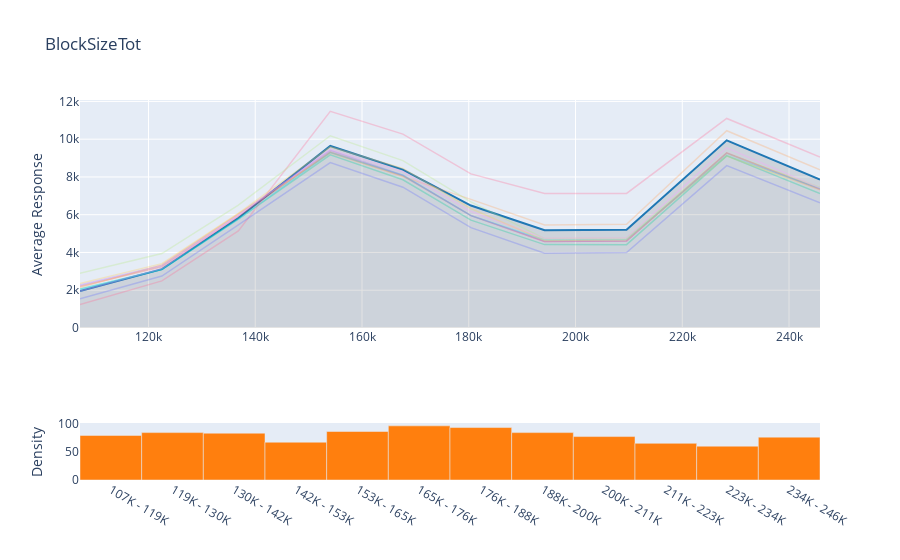

Write notebook code for a chart like this one.
### Code cell
iplot(pdp_global.visualize(1))

### Figure 1 — Plotly figure (JSON) as saved in the notebook; plotly's stock layout.template omitted (floating-point values rounded to 4 significant figures)
{"data": [{"fill": "tonexty", "fillcolor": "rgba(68, 68, 68, 0.15)", "line": {"color": "#1f77b4"}, "mode": "lines", "name": "Main", "type": "scatter", "x": [107200.0, 122500.0, 136800.0, 154100.0, 167700.0, 180400.0, 194200.0, 209600.0, 228300.0, 245800.0], "xaxis": "x", "y": [1955.0, 3117.0, 5826.0, 9641.0, 8391.0, 6484.0, 5183.0, 5203.0, 9938.0, 7863.0], "yaxis": "y"}, {"connectgaps": true, "line": {"width": 1.5}, "mode": "lines", "name": "Background: 1", "opacity": 0.3, "type": "scatter", "x": [107200.0, 122500.0, 136800.0, 154100.0, 167700.0, 180400.0, 194200.0, 209600.0, 228300.0, 245800.0], "xaxis": "x", "y": [2208.0, 3247.0, 5918.0, 9318.0, 8061.0, 5953.0, 4579.0, 4612.0, 9277.0, 7359.0], "yaxis": "y"}, {"connectgaps": true, "line": {"width": 1.5}, "mode": "lines", "name": "Background: 2", "opacity": 0.3, "type": "scatter", "x": [107200.0, 122500.0, 136800.0, 154100.0, 167700.0, 180400.0, 194200.0, 209600.0, 228300.0, 245800.0], "xaxis": "x", "y": [2060.0, 3099.0, 5769.0, 9170.0, 7852.0, 5712.0, 4416.0, 4415.0, 9115.0, 7124.0], "yaxis": "y"}, {"connectgaps": true, "line": {"width": 1.5}, "mode": "lines", "name": "Background: 3", "opacity": 0.3, "type": "scatter", "x": [107200.0, 122500.0, 136800.0, 154100.0, 167700.0, 180400.0, 194200.0, 209600.0, 228300.0, 245800.0], "xaxis": "x", "y": [2274.0, 3312.0, 6008.0, 9409.0, 8093.0, 5954.0, 4580.0, 4614.0, 9251.0, 7333.0], "yaxis": "y"}, {"connectgaps": true, "line": {"width": 1.5}, "mode": "lines", "name": "Background: 4", "opacity": 0.3, "type": "scatter", "x": [107200.0, 122500.0, 136800.0, 154100.0, 167700.0, 180400.0, 194200.0, 209600.0, 228300.0, 245800.0], "xaxis": "x", "y": [2143.0, 3343.0, 6049.0, 9267.0, 8018.0, 6811.0, 5461.0, 5494.0, 10450.0, 8381.0], "yaxis": "y"}, {"connectgaps": true, "line": {"width": 1.5}, "mode": "lines", "name": "Background: 5", "opacity": 0.3, "type": "scatter", "x": [107200.0, 122500.0, 136800.0, 154100.0, 167700.0, 180400.0, 194200.0, 209600.0, 228300.0, 245800.0], "xaxis": "x", "y": [2055.0, 3094.0, 5765.0, 9290.0, 8088.0, 5949.0, 4658.0, 4691.0, 9128.0, 7389.0], "yaxis": "y"}, {"connectgaps": true, "line": {"width": 1.5}, "mode": "lines", "name": "Background: 6", "opacity": 0.3, "type": "scatter", "x": [107200.0, 122500.0, 136800.0, 154100.0, 167700.0, 180400.0, 194200.0, 209600.0, 228300.0, 245800.0], "xaxis": "x", "y": [1247.0, 2496.0, 5140.0, 11470.0, 10270.0, 8164.0, 7130.0, 7129.0, 11100.0, 9059.0], "yaxis": "y"}, {"connectgaps": true, "line": {"width": 1.5}, "mode": "lines", "name": "Background: 7", "opacity": 0.3, "type": "scatter", "x": [107200.0, 122500.0, 136800.0, 154100.0, 167700.0, 180400.0, 194200.0, 209600.0, 228300.0, 245800.0], "xaxis": "x", "y": [2893.0, 3941.0, 6502.0, 10180.0, 8863.0, 6683.0, 4737.0, 4771.0, 9239.0, 7450.0], "yaxis": "y"}, {"connectgaps": true, "line": {"width": 1.5}, "mode": "lines", "name": "Background: 8", "opacity": 0.3, "type": "scatter", "x": [107200.0, 122500.0, 136800.0, 154100.0, 167700.0, 180400.0, 194200.0, 209600.0, 228300.0, 245800.0], "xaxis": "x", "y": [1961.0, 3151.0, 5951.0, 9466.0, 8273.0, 6168.0, 4747.0, 4781.0, 9543.0, 7411.0], "yaxis": "y"}, {"connectgaps": true, "line": {"width": 1.5}, "mode": "lines", "name": "Background: 9", "opacity": 0.3, "type": "scatter", "x": [107200.0, 122500.0, 136800.0, 154100.0, 167700.0, 180400.0, 194200.0, 209600.0, 228300.0, 245800.0], "xaxis": "x", "y": [2361.0, 3409.0, 6070.0, 9595.0, 8453.0, 6322.0, 4639.0, 4672.0, 9112.0, 7323.0], "yaxis": "y"}, {"connectgaps": true, "line": {"width": 1.5}, "mode": "lines", "name": "Background: 10", "opacity": 0.3, "type": "scatter", "x": [107200.0, 122500.0, 136800.0, 154100.0, 167700.0, 180400.0, 194200.0, 209600.0, 228300.0, 245800.0], "xaxis": "x", "y": [1554.0, 2754.0, 5460.0, 8764.0, 7458.0, 5315.0, 3964.0, 3998.0, 8598.0, 6630.0], "yaxis": "y"}, {"marker": {"color": "#ff7f0e"}, "name": "Distribution", "type": "bar", "width": 1, "x": ["107K - 119K", "119K - 130K", "130K - 142K", "142K - 153K", "153K - 165K", "165K - 176K", "176K - 188K", "188K - 200K", "200K - 211K", "211K - 223K", "223K - 234K", "234K - 246K"], "xaxis": "x2", "y": [79, 84, 83, 67, 86, 96, 93, 84, 77, 65, 60, 76], "yaxis": "y2"}], "layout": {"showlegend": false, "title": {"text": "BlockSizeTot"}, "xaxis": {"anchor": "y", "domain": [0, 1]}, "xaxis2": {"anchor": "y2", "domain": [0, 1]}, "yaxis": {"anchor": "x", "domain": [0.4, 1], "title": {"text": "Average Response"}}, "yaxis2": {"anchor": "x2", "domain": [0, 0.15], "title": {"text": "Density"}}}}
